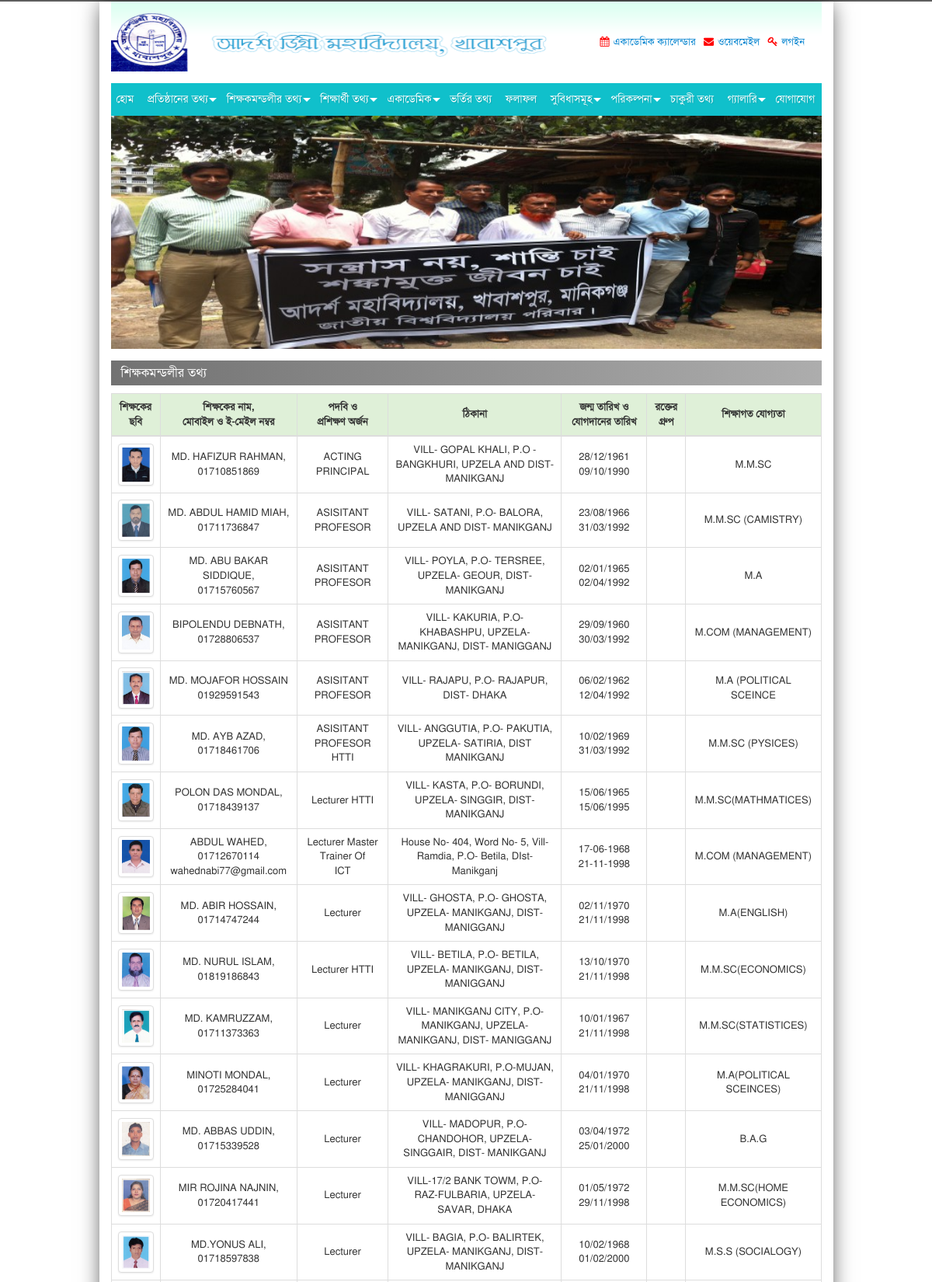
The page /page/content/teacher (upper part) on the database its author committed.
### tables this page shows
CREATE TABLE `tbl_contact` (
  `id` tinyint(1) NOT NULL COMMENT 'PK',
  `school_name` varchar(255) NOT NULL,
  `email` varchar(255) NOT NULL,
  `address` text NOT NULL,
  `google_map` text NOT NULL,
  `logo` varchar(255) NOT NULL
);

CREATE TABLE `tbl_documents` (
  `id` int(10) NOT NULL COMMENT 'PK',
  `slug` varchar(255) NOT NULL,
  `title` varchar(255) NOT NULL,
  `file_name` varchar(255) NOT NULL
);

CREATE TABLE `tbl_static_page` (
  `id` int(10) NOT NULL COMMENT 'PK',
  `slug` varchar(255) NOT NULL,
  `title` varchar(255) NOT NULL,
  `details` text NOT NULL,
  `file_name` varchar(255) NOT NULL
);

CREATE TABLE `tbl_banners` (
  `id` int(10) NOT NULL COMMENT 'PK',
  `page` varchar(255) NOT NULL,
  `file_name` varchar(255) NOT NULL
);

CREATE TABLE `tbl_teacher` (
  `id` int(10) NOT NULL COMMENT 'PK',
  `name` varchar(255) NOT NULL,
  `mobile_no` varchar(255) NOT NULL,
  `email` varchar(255) NOT NULL,
  `designation` varchar(255) NOT NULL,
  `training` varchar(255) NOT NULL,
  `address` varchar(255) NOT NULL,
  `date_of_birth` varchar(255) NOT NULL,
  `joining_date` varchar(255) NOT NULL,
  `blood_group` varchar(255) NOT NULL,
  `qualification` varchar(255) NOT NULL,
  `sorted_order` int(5) NOT NULL,
  `file_name` varchar(255) NOT NULL
);

### application/controllers/Page.php (called while the page is built, shortened)
<?php if (!defined('BASEPATH')) 	exit('Hacking Attempt: Get out of the system ..!');
class Page extends CI_Controller {
	public function content($page = NULL) {
		$this->load->view('header');
		$this->load->view($page);
		$this->load->view('footer');
	}
}

### index.php (called while the page is built, shortened)
<?php
require_once BASEPATH.'core/CodeIgniter.php';

### application/models/Contact_model.php (called while the page is built, shortened)
<?php if (!defined('BASEPATH')) 	exit('Hacking Attempt : Get Out of the system ..!');
class Contact_model extends CI_Model {
	var $table = 'contact';
	public function index() {
		$query = $this->db->get_where($this->table);
		return $query->row();
	}
}

### application/models/Documents_model.php (called while the page is built, shortened)
<?php if (!defined('BASEPATH')) 	exit('Hacking Attempt : Get Out of the system ..!');
class Documents_model extends CI_Model {
	var $table = 'documents';
	public function document_list () {
		$this->db->select('*');
		$this->db->from($this->table);
		$this->db->order_by('id', 'ASC');
		return $this->db->get()->result();
	}
}

### application/models/Static_page_model.php (called while the page is built, shortened)
<?php if (!defined('BASEPATH')) 	exit('Hacking Attempt : Get Out of the system ..!');
class Static_page_model extends CI_Model {
	var $table = 'static_page';
	public function page_list () {
		$this->db->select('*');
		$this->db->from($this->table);
		$this->db->order_by('id', 'ASC');
		return $this->db->get()->result();
	}
}

### application/models/Banners_model.php (called while the page is built, shortened)
<?php if (!defined('BASEPATH')) 	exit('Hacking Attempt : Get Out of the system ..!');
class Banners_model extends CI_Model {
	var $table = 'banners';
	public function banner_by_page ($page=NULL) {
		$this->db->select('*');
		$this->db->from($this->table);
		$this->db->where('page', $page);
		$this->db->order_by('id', 'RANDOM');
		$this->db->limit(1);
		return $this->db->get()->row();
	}
}

### application/models/Teacher_model.php (called while the page is built, shortened)
<?php if (!defined('BASEPATH')) 	exit('Hacking Attempt : Get Out of the system ..!');
class Teacher_model extends CI_Model {
	var $table = 'teacher';
	public function teacher_list () {
		$this->db->select('*');
		$this->db->from($this->table);
		$this->db->order_by('sorted_order', 'ASC');
		return $this->db->get()->result();
	}
}

### application/views/teacher.php (the view, shortened to what this page needs)
<div class="col-lg-12 col-md-12 col-sm-12 col-xs-12">
	<div id="main-page">
		<div class="row">
			<div class="col-lg-12 col-md-12 col-sm-12 col-xs-12">
				<div class="main-section-leftside">
					<div class="row">
						<div class="col-lg-12 col-md-12 col-sm-12 col-xs-12">
							<div class="inner-page">
								<div class="content">
									<h3 class="head_black">শিক্ষকমন্ডলীর তথ্য</h3>
									<div class="table-responsive">
										<table style="margin-top:10px;" class="table table-bordered">
											<thead>
												<tr class="success">
													<th> শিক্ষকের ছবি </th>
													<th>
														শিক্ষকের নাম, <br/> মোবাইল ও ই-মেইল নম্বর
													</th>
													<th>
														পদবি ও <br/>প্রশিক্ষণ অর্জন
													</th>
													<th>ঠিকানা</th>
													<th width="110">
														জন্ম তারিখ ও <br/> যোগদানের তারিখ
													</th>
													<th width="50">রক্তের গ্রুপ</th>
													<th>শিক্ষাগত যোগ্যতা</th>
												</tr>
											</thead>
											<tbody>
												<?php foreach ($this->teacher_model->teacher_list() as $row) { ?>
													<tr>
														<td class="paragraph2">
															<?php if ($row->file_name) { ?>
																<img width="60" alt="ছবি নাই" class="img-thumbnail" src="<?php echo base_url().'assets/filemanager/teacher/'.$row->file_name;?>">
															<?php } else { ?>
																<img width="60" alt="ছবি নাই" class="img-thumbnail" src="<?php echo base_url().'assets/filemanager/noProfile.png';?>">
															<?php } ?>
														</td>
														<td>
															<?php
																echo $row->name."<br/>";
																echo $row->mobile_no."<br/>";
																echo $row->email;
															?>
														</td>
														<td>
															<?php
																echo $row->designation."<br/>";
																echo $row->training;
															?>
														</td>
														<td>
															<?php
																echo nl2br($row->address);
															?>
														</td>
														<td>
															<?php
																echo $row->date_of_birth."<br/>";
																echo $row->joining_date;
															?>
														</td>
														<td> <?php echo $row->blood_group;?> </td>
														<td> <?php echo $row->qualification; ?> </td>
													</tr>
												<?php } ?>
											</tbody>
										</table>
									</div>
								</div>
							</div>
						</div>
					</div>
				</div>
			</div>
		</div>
	</div>
</div>
</div>
</div>
</div>

### application/views/header.php (shortened to what this page needs)
<?php
	$contact = $this->contact_model->index();
	$documents = $this->documents_model->document_list();
	$page_list = $this->static_page_model->page_list();
?>
<!DOCTYPE html>
<html lang="en">
<head>
	<link rel="stylesheet" type="text/css" href="<?php echo base_url().'assets/site/';?>css/bootstrap.min.css">
	<link rel="stylesheet" type="text/css" href="<?php echo base_url().'assets/site/';?>css/bootstrap-theme.min.css" />
	<link rel="stylesheet" type="text/css" href="<?php echo base_url().'assets/site/';?>css/fonts.css" />
	<link rel="stylesheet" type="text/css" href="<?php echo base_url().'assets/site/';?>css/client.css">
	<link rel="stylesheet" type="text/css" href="<?php echo base_url().'assets/site/';?>css/font-awesome.min.css">
	<link rel="stylesheet" type="text/css" href="<?php echo base_url().'assets/site/';?>css/addvertise_scroll.css" />
	<link rel="stylesheet" type="text/css" href="<?php echo base_url().'assets/site/';?>css/vticker.css" />
	<link rel="stylesheet" type="text/css" href="<?php echo base_url().'assets/site/';?>css/menu.css" />
	<link rel="stylesheet" href="https://cdnjs.cloudflare.com/ajax/libs/fancybox/2.1.5/jquery.fancybox.min.css" media="screen">
	<link rel="stylesheet" type="text/css" href="<?php echo base_url().'assets/site/';?>css/styles.css" />
</head>
<body>
<div class="container">
	<div class="row">
		<div id="body_wrapper">
			<div class="col-lg-12 col-md-12 col-sm-12 col-xs-12">
				<div id="header">
					<div class="header_inner">
						<div class="row">
							<div class="col-lg-8 col-md-8 col-sm-8 col-xs-12">
								<div class="logo">
									<a href="<?php echo base_url();?>"><img src="<?php echo base_url().'assets/filemanager/'.$contact->logo;?>"class="img-responsive" alt="<?php echo $contact->school_name;?>"> </a>
								</div>
							</div>
							<div class="col-lg-4 col-md-4 col-sm-4 col-xs-12">
								<div class="header-right">
									<ul>
										<li>
											<div class="calender">
												<?php foreach ($documents as $row) { if (in_array($row->id, array(1))) { ?>
													<a href="<?php echo base_url().'assets/filemanager/documents/'.$row->file_name;?>" target="_blank"><span><i class="fa fa-calendar" aria-hidden="true"></i></span><?php echo $row->title;?></a>
												<?php } } ?>
											</div>
										</li>
										<li>
											<div class="calender">
												<a href="<?php echo base_url().'webmail';?>" target="_blank"><span><i class="fa fa-envelope" aria-hidden="true"></i></span>ওয়েবমেইল</a>
											</div>
										</li>
										<li>
											<div class="calender">
												<a href="<?php echo base_url().'admin-panel';?>" target="_blank"><span><i class="fa fa-key" aria-hidden="true"></i></span>লগইন</a>
											</div>
										</li>
									</ul>
								</div>
							</div>
						</div>
					</div>
				</div>
			</div>
			<div class="col-lg-12 col-md-12 col-sm-12 col-xs-12">
				<div class="navigation">
					<div id='cssmenu'>
						<ul>
							<li><a href='<?php echo base_url();?>'><span>হোম</span></a></li>
							<li class='active has-sub'><a href='#'><span>  প্রতিষ্ঠানের তথ্য </span></a>
							</li>
							<li class='active has-sub'><a href='#'><span>  শিক্ষকমন্ডলীর তথ্য  </span></a>
							</li>
							<li class='active has-sub'><a href='#'><span>  শিক্ষার্থী তথ্য  </span></a>
							</li>
							<li class='active has-sub'><a href='#'><span>  একাডেমিক </span></a>
							</li>
							<?php foreach ($page_list as $row) { if (in_array($row->id, array(5))) { ?>
								<li><a href="<?php echo base_url()."page/single/".$row->slug;?>"><span><?php echo $row->title;?></span></a></li>
							<?php } } ?>
							<li><a href="<?php echo base_url().'page/content/results';?>"><span>ফলাফল </span></a></li>
							<li class='active has-sub'><a href='#'><span> সুবিধাসমূহ  </span></a>
							</li>
							<li class='active has-sub'><a href='#'><span> পরিকল্পনা  </span></a>
							</li>
							<?php foreach ($page_list as $row) { if (in_array($row->id, array(9))) { ?>
								<li><a href="<?php echo base_url()."page/single/".$row->slug;?>"><span><?php echo $row->title;?></span></a></li>
							<?php } } ?>
							<li class='active has-sub'><a href='#'><span> গ্যালারি </span></a>
							</li>
							<li class='last'><a href="<?php echo base_url().'page/content/contact';?>"><span>  যোগাযোগ </span></a></li>
						</ul>
					</div>
				</div>
			</div>
			<?php if($this->uri->segment(1)!=NULL) { ?>
				<div class="col-lg-12 col-md-12 col-sm-12 col-xs-12">
					<div id="banner_inner">
						<?php $banner = $this->banners_model->banner_by_page('অন্যান্য পেইজ'); ?>
						<img style="height:300px;width:100%" src="<?php echo base_url().'assets/filemanager/banners/'.$banner->file_name;?>" class="img-responsive" alt="Slider">
					</div>
				</div>
			<?php } ?>

### application/views/footer.php (shortened to what this page needs)
</body>
</html>

### assets/site/css/menu.css (style rules this page uses)
#cssmenu { position: relative; height: auto; width: auto; font-family: 'SolaimanLipiNormal'; }
#cssmenu ul { list-style: none; padding: 0; margin: 0; line-height: 1; }
#cssmenu > ul { position: relative; display: block; width: 100%; z-index: 500; }
#cssmenu:after, #cssmenu > ul:after { content: "."; display: block; clear: both; visibility: hidden; line-height: 0; height: 0; }
#cssmenu > ul > li { display: inline-block; position: relative; margin: 0; padding: 0; }
#cssmenu ul li a { display: block; font-family: 'SolaimanLipiNormal'; text-decoration: none; }
#cssmenu > ul > li > a { color: #fff; font-family: 'SolaimanLipiNormal'; font-size: 14px; font-weight: 500; padding: 14px 7px; font-weight: 500; text-transform: capitalize; transition: color 0.25s ease-out 0s; text-shadow: 1px 1px 1px rgba(0, 0, 0, 0.12); }
#cssmenu > ul > li.has-sub > a { padding-right: 13px; }
#cssmenu li.has-sub::after { display: block; content: ""; position: absolute; width: 0; height: 0; }
#cssmenu > ul > li.has-sub::after { right: 2px; top: 19px; border: 5px solid transparent; border-top-color: #fff; }

### assets/site/css/styles.css (style rules this page uses)
body { font-family: 'SolaimanLipiNormal'; font-size:13px; background:url(../images/interface/bg_body.gif) no-repeat top center #fff; border-top:2px solid #5e5e5e; background-size: cover; }
* { margin:0; padding:0; outline:none }
img,fieldset { border:0 }
a { text-decoration:none }
ul,li { padding:0px;margin:0px; list-style: none }
h1, h2, h3, h4, h5, h6, p { margin:0; padding:0; font-weight:normal; }
#body_wrapper { width:100%; overflow:hidden; background: #fff; webkit-box-shadow: 0px 0px 27px -4px rgba(0,0,0,0.75); -moz-box-shadow: 0px 0px 27px -4px rgba(0,0,0,0.75); box-shadow: 0px 0px 27px -4px rgba(0,0,0,0.75); margin:0px auto; }
#header { width: 100%; overflow: hidden; background: rgba(0, 0, 0, 0) url("../images/interface/bg_header.gif") repeat-x scroll 0 0; margin: 0 auto; }
.header_inner { width: 100%; overflow: hidden; margin: 0 auto; padding: 15px 0; }
.header-right { width: 100%; overflow: hidden; padding: 15px 0; }
.header-right ul { width: 100%; overflow: hidden; float: right; }
.header-right ul li { float: left; }
.calender a { color: #0082cf; font-size: 13px; font-weight: 400; line-height: 45px; text-decoration: none !important; }
.calender { padding-right: 10px; }
.calender a span { color: #f00; font-weight: 700; padding-right: 5px; }
.navigation { width: 100%; background: #10c0cb ; }
#main-page { width: 100%; overflow: hidden; margin: 15px 0 0 0; }
.main-section-leftside { width: 100%; overflow: hidden; }
.inner-page { width: 100%; overflow: hidden; }
.head_black { background: rgba(0, 0, 0, 0) linear-gradient(to right, #727272 0%, #adadad 100%) repeat scroll 0 0; color: #fff; font-size: 16px; line-height: 32px; padding-left: 13px; }
.paragraph2 { color: #3e3d3c; font-size: 13px; line-height: 20px; text-align: center; }

### application/views/teacher.php (style rules this page uses)
th, td { text-align: center; vertical-align: middle !important; }

### rows shown on the page
tbl_contact: logo (picture)
tbl_documents: title "একাডেমিক ক্যালেন্ডার"
tbl_static_page: title "ভর্তির তথ্য"
tbl_static_page: title "চাকুরী তথ্য"
tbl_banners: file_name (picture)
tbl_teacher: file_name (picture), name "MD. HAFIZUR RAHMAN,", mobile_no "01710851869", designation "ACTING PRINCIPAL", address "VILL- GOPAL KHALI, P.O - BANGKHURI, UPZELA AND DIST- MANIKGANJ", date_of_birth "28/12/1961", joining_date "09/10/1990", qualification "M.M.SC"
tbl_teacher: file_name (picture), name "MD. ABDUL HAMID MIAH,", mobile_no "01711736847", designation "ASISITANT PROFESOR", address "VILL- SATANI, P.O- BALORA, UPZELA AND DIST- MANIKGANJ", date_of_birth "23/08/1966", joining_date "31/03/1992", qualification "M.M.SC (CAMISTRY)"
tbl_teacher: file_name (picture), name "MD. ABU BAKAR SIDDIQUE,", mobile_no "01715760567", designation "ASISITANT PROFESOR", address "VILL- POYLA, P.O- TERSREE, UPZELA- GEOUR, DIST- MANIKGANJ", date_of_birth "02/01/1965", joining_date "02/04/1992", qualification "M.A"
tbl_teacher: file_name (picture), name "BIPOLENDU DEBNATH,", mobile_no "01728806537", designation "ASISITANT PROFESOR", address "VILL- KAKURIA, P.O- KHABASHPU, UPZELA- MANIKGANJ, DIST- MANIGGANJ", date_of_birth "29/09/1960", joining_date "30/03/1992", qualification "M.COM (MANAGEMENT)"
tbl_teacher: file_name (picture), name "MD. MOJAFOR HOSSAIN", mobile_no "01929591543", designation "ASISITANT PROFESOR", address "VILL- RAJAPU, P.O- RAJAPUR, DIST- DHAKA", date_of_birth "06/02/1962", joining_date "12/04/1992", qualification "M.A (POLITICAL SCEINCE"
tbl_teacher: file_name (picture), name "MD. AYB AZAD,", mobile_no "01718461706", designation "ASISITANT PROFESOR HTTI", address "VILL- ANGGUTIA, P.O- PAKUTIA, UPZELA- SATIRIA, DIST MANIKGANJ", date_of_birth "10/02/1969", joining_date "31/03/1992", qualification "M.M.SC (PYSICES)"
tbl_teacher: file_name (picture), name "POLON DAS MONDAL,", mobile_no "01718439137", designation "Lecturer HTTI", address "VILL- KASTA, P.O- BORUNDI, UPZELA- SINGGIR, DIST- MANIKGANJ", date_of_birth "15/06/1965", joining_date "15/06/1995", qualification "M.M.SC(MATHMATICES)"
tbl_teacher: file_name (picture), name "ABDUL WAHED,", mobile_no "01712670114", email "wahednabi77@gmail.com", designation "Lecturer Master Trainer Of", training "ICT", address "House No- 404, Word No- 5, Vill- Ramdia, P.O- Betila, DIst- Manikganj", date_of_birth "17-06-1968", joining_date "21-11-1998", qualification "M.COM (MANAGEMENT)"
tbl_teacher: file_name (picture), name "MD. ABIR HOSSAIN,", mobile_no "01714747244", designation "Lecturer", address "VILL- GHOSTA, P.O- GHOSTA, UPZELA- MANIKGANJ, DIST- MANIGGANJ", date_of_birth "02/11/1970", joining_date "21/11/1998", qualification "M.A(ENGLISH)"
tbl_teacher: file_name (picture), name "MD. NURUL ISLAM,", mobile_no "01819186843", designation "Lecturer HTTI", address "VILL- BETILA, P.O- BETILA, UPZELA- MANIKGANJ, DIST- MANIGGANJ", date_of_birth "13/10/1970", joining_date "21/11/1998", qualification "M.M.SC(ECONOMICS)"
tbl_teacher: file_name (picture), name "MD. KAMRUZZAM,", mobile_no "01711373363", designation "Lecturer", address "VILL- MANIKGANJ CITY, P.O- MANIKGANJ, UPZELA- MANIKGANJ, DIST- MANIGGANJ", date_of_birth "10/01/1967", joining_date "21/11/1998", qualification "M.M.SC(STATISTICES)"
tbl_teacher: file_name (picture), name "MINOTI MONDAL,", mobile_no "01725284041", designation "Lecturer", address "VILL- KHAGRAKURI, P.O-MUJAN, UPZELA- MANIKGANJ, DIST- MANIGGANJ", date_of_birth "04/01/1970", joining_date "21/11/1998", qualification "M.A(POLITICAL SCEINCES)"
tbl_teacher: file_name (picture), name "MD. ABBAS UDDIN,", mobile_no "01715339528", designation "Lecturer", address "VILL- MADOPUR, P.O- CHANDOHOR, UPZELA- SINGGAIR, DIST- MANIKGANJ", date_of_birth "03/04/1972", joining_date "25/01/2000", qualification "B.A.G"
tbl_teacher: file_name (picture), name "MIR ROJINA NAJNIN,", mobile_no "01720417441", designation "Lecturer", address "VILL-17/2 BANK TOWM, P.O- RAZ-FULBARIA, UPZELA- SAVAR, DHAKA", date_of_birth "01/05/1972", joining_date "29/11/1998", qualification "M.M.SC(HOME ECONOMICS)"
tbl_teacher: file_name (picture), name "MD.YONUS ALI,", mobile_no "01718597838", designation "Lecturer", address "VILL- BAGIA, P.O- BALIRTEK, UPZELA- MANIKGANJ, DIST- MANIKGANJ", date_of_birth "10/02/1968", joining_date "01/02/2000", qualification "M.S.S (SOCIALOGY)"
